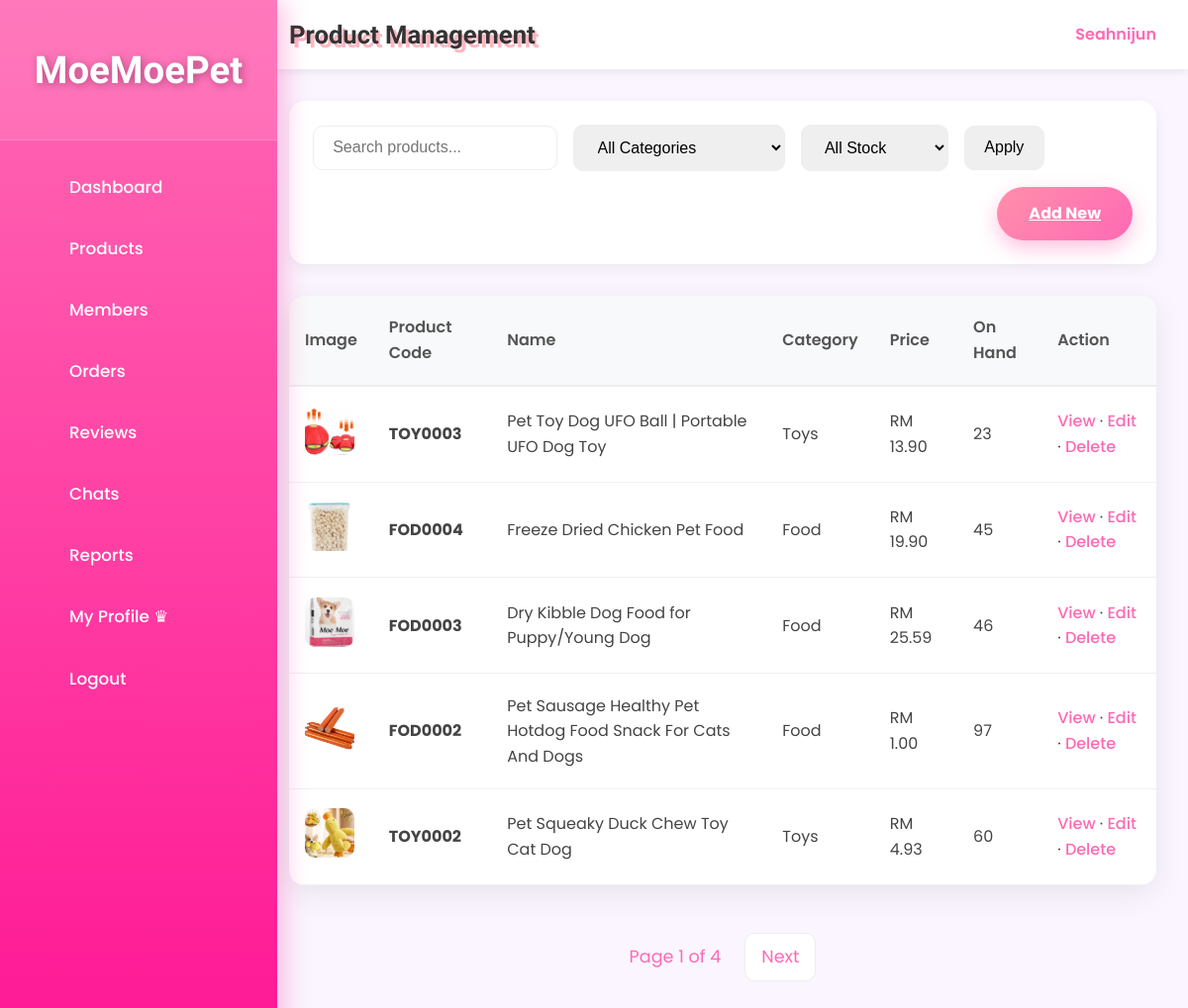
Before: /admin/product_list.php (signed in) with the older database file.
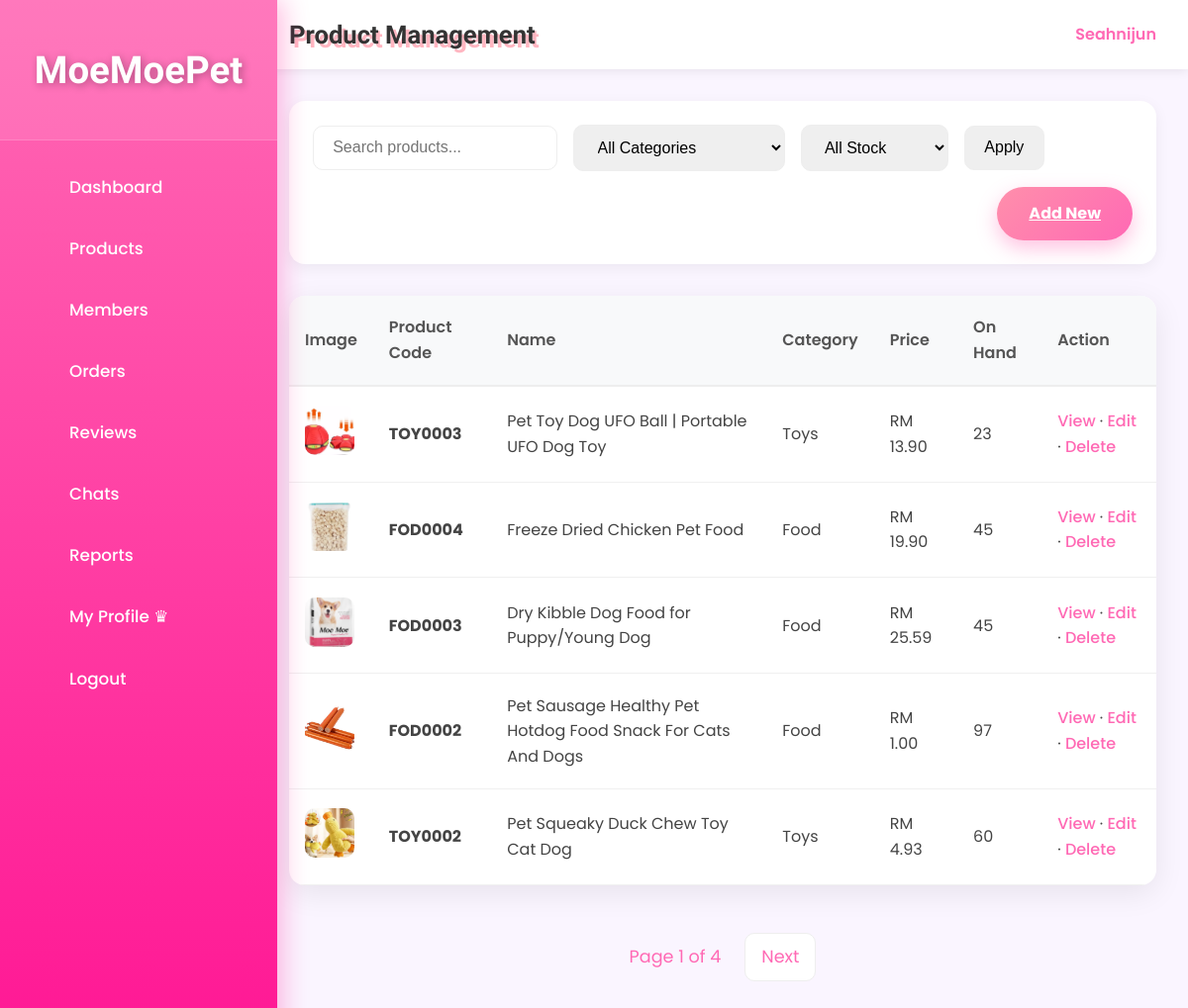
After: the same page with the newer database file.
### tables this page shows
CREATE TABLE `product` (
  `product_id` int(11) NOT NULL,
  `product_code` varchar(20) NOT NULL,
  `product_name` varchar(200) NOT NULL,
  `description` text DEFAULT NULL,
  `price` decimal(10,2) NOT NULL,
  `stock_quantity` int(11) DEFAULT 0,
  `category_id` int(11) NOT NULL,
  `is_active` tinyint(1) DEFAULT 1,
  `created_at` datetime DEFAULT current_timestamp(),
  `updated_at` datetime DEFAULT current_timestamp() ON UPDATE current_timestamp(),
  `photo_name` varchar(255) NOT NULL,
  `average_rating` decimal(3,2) DEFAULT 0.00,
  `review_count` int(11) DEFAULT 0
);

CREATE TABLE `category` (
  `category_id` int(11) NOT NULL,
  `category_code` varchar(10) NOT NULL,
  `category_name` varchar(100) NOT NULL,
  `description` text DEFAULT NULL,
  `created_at` datetime DEFAULT current_timestamp()
);

### _base.php (called while the page is built, shortened)
<?php
function encode($value) {
    return htmlentities($value);
}
?>

### admin/product_list.php (the view, shortened to what the changed rows need)
<?php
require '../_base.php';
$page = max(1, (int)($_GET['page'] ?? 1));
$limit = (int)($_GET['limit'] ?? 5);
$offset = ($page - 1) * $limit;
$where = "WHERE p.is_active = 1";
$params = [];
$sql = "SELECT p.*, c.category_name, c.category_code
        FROM product p
        JOIN category c ON p.category_id = c.category_id
        $where
        ORDER BY p.created_at DESC
        LIMIT $limit OFFSET $offset";
$stmt = $_db->prepare($sql);
$stmt->execute($params);
$products = $stmt->fetchAll();
?>
<!DOCTYPE html>
<html lang="en">
<head>
    <link rel="stylesheet" href="/css/app.css">
</head>
<body>
<div class="admin-layout">
    <aside class="admin-sidebar">
        <div class="logo">
            <h2>MoeMoePet</h2>
        </div>
    </aside>
    <main class="admin-main">
        <header class="admin-header">
            <h1>Product Management</h1>
        </header>
        <div class="table-card">
            <table>
                <thead>
                    <tr>
                        <th>Image</th>
                        <th>Product Code</th>
                        <th>Name</th>
                        <th>Category</th>
                        <th>Price</th>
                        <th>On Hand</th>
                        <th>Action</th>
                    </tr>
                </thead>
                <tbody>
                    <?php foreach ($products as $p): ?>
                    <tr>
                        <td>
                            <?php if ($p->photo_name): ?>
                                <img src="../admin/uploads/products/<?= encode($p->photo_name) ?>" class="photo_name" alt="photo_name" style="width:50px;height:50px;object-fit:cover;border-radius:10px;">
                            <?php else: ?>
                                <div style="width:50px;height:50px;background:#f0f0f0;border-radius:10px;"></div>
                            <?php endif; ?>
                        </td>
                        <td><strong><?= encode($p->product_code) ?></strong></td>
                        <td><?= encode($p->product_name) ?></td>
                        <td><?= encode($p->category_name) ?></td>
                        <td>RM <?= number_format($p->price, 2) ?></td>
                        <td class="<?= $p->stock_quantity == 0 ? 'out-stock' : ($p->stock_quantity <= 10 ? 'low-stock' : '') ?>">
                            <?= $p->stock_quantity ?>
                        <td class="action-links">
                            <a href="product_view.php?id=<?= $p->product_id ?>"
                            class="text-pink-500 hover:text-pink-700 hover:underline font-medium transition">
                            View
                        </a>
                        <span class="text-pink-300 mx-3">·</span>
                        <a href="product_edit.php?id=<?= $p->product_id ?>"
                            class="text-pink-500 hover:text-pink-700 hover:underline font-medium transition">
                            Edit
                        </a>
                        <span class="text-pink-300 mx-3">·</span>
                        <form method="post" action="product_delete.php" style="display:inline;"
                            onsubmit="return confirm('Are you sure you want to delete it completely?「<?= encode($p->product_name) ?>」？\n\nThis operation cannot be undone!');">
                            <button type="submit" class="delete-link">
                                Delete
                            </button>
                        </form>
                        </td>
                    </tr>
                    <?php endforeach; ?>
                </tbody>
            </table>
        </div>
    </main>
</div>
</body>
</html>

Changed rows visible on the page:
changed product "FOD0003": stock_quantity "46" → "45"
